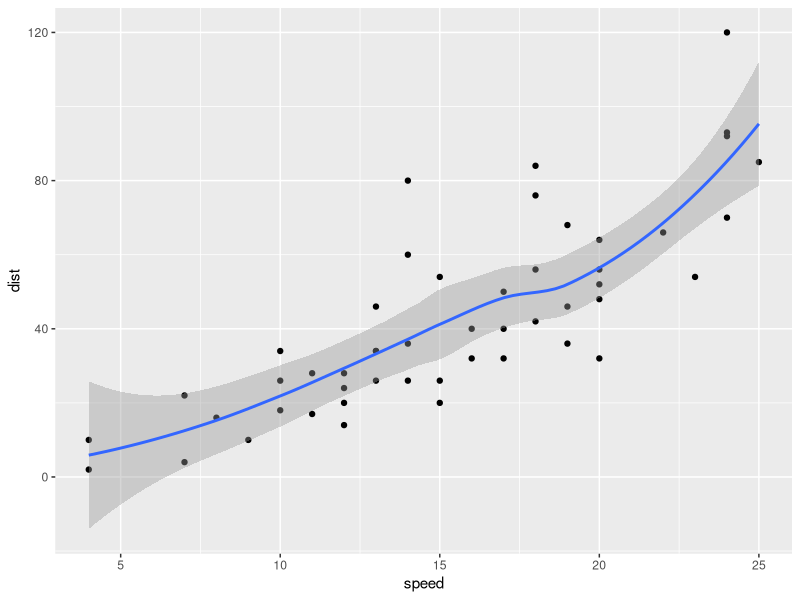
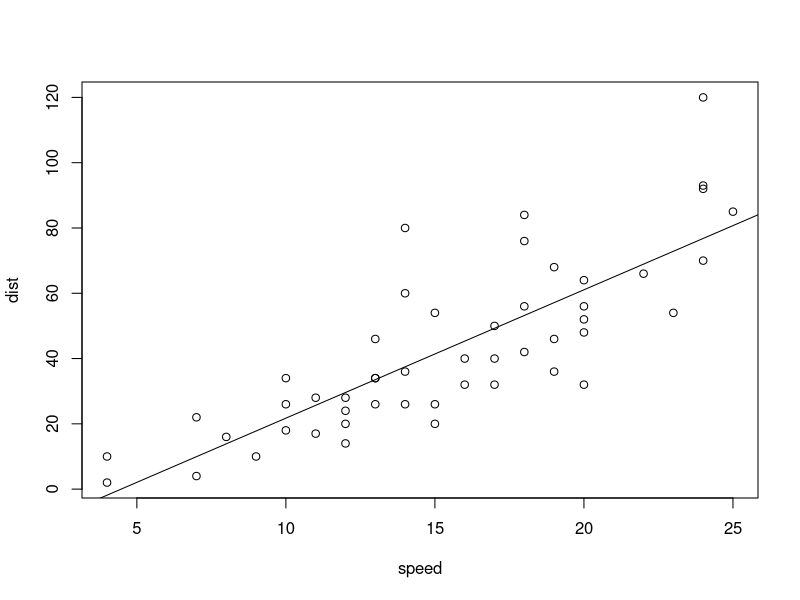

Write the R code that produced these figures, in order.
## ---- chunk 1
library(ggplot2)
summary(cars)
ggplot(data = cars, aes(x = speed, y = dist)) + geom_point() + stat_smooth()
## ---- chunk 2
plot(cars)
lm1 <- lm(dist ~ speed, data = cars)
abline(lm1)
